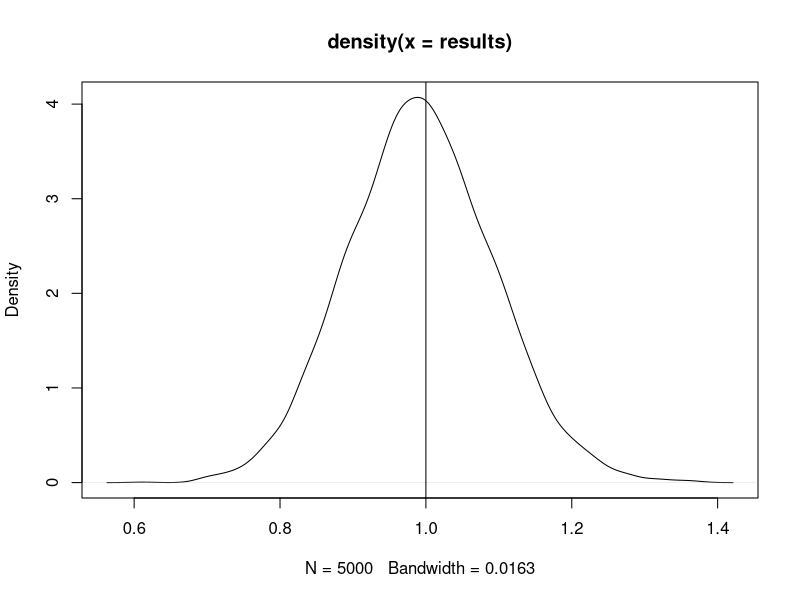
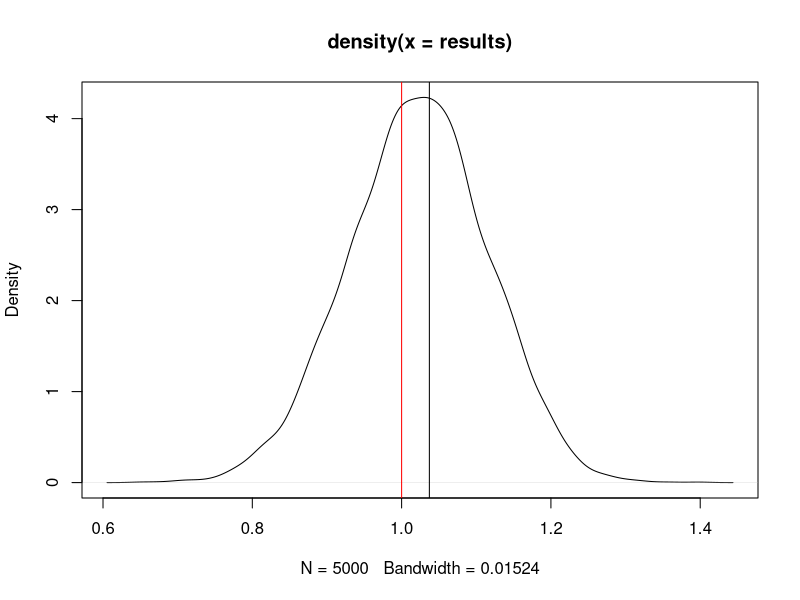

Write R code to recreate these figures, in order.
## ---- chunk 1
knitr::opts_chunk$set(echo = TRUE)
## ---- chunk 2
Z = rnorm(50)
sigma.hat = sd(Z)^2
## ---- chunk 3
results = c()
for (i in 1:5000) {
  Z = rnorm(50)
  results = c(results, sd(Z))
}
plot(density(results))
abline(v=1)
## ---- chunk 4
Z = rnorm(50)
results = c()
for (i in 1:5000) {
  Z_star = sample(Z, 50, replace=TRUE)
  results = c(results, sd(Z_star))
}
plot(density(results))
abline(v=sd(Z))
abline(v=1, col='red')
